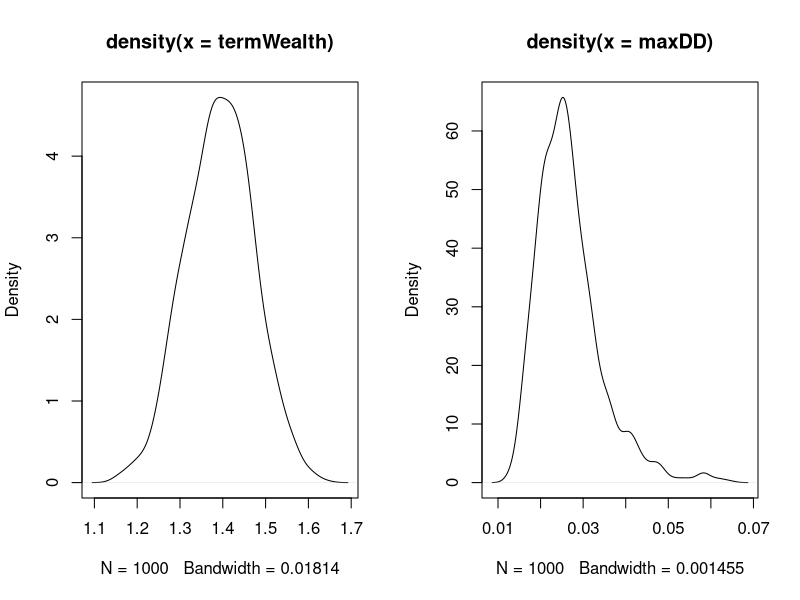

The R script that drew this image:
library(tseries)
N = 1000
trades = 395
ret = 0.003
maxDD = array(0.0, dim=N)
termWealth = array(0.0, dim=N)
for(i in 1:N)
{
  results = rbinom(trades, 1, 0.64)
  wealth = array(1.0, dim=(trades+1))
  for(k in 2:(trades+1))
  {
  if(results[k-1] == 1)
    wealth[k] = wealth[k-1] * (1 + ret)
  else
    wealth[k] = wealth[k-1] * (1 - ret )
  }
  maxDD[i] = (maxdrawdown(wealth))[[1]]
  termWealth[i] = wealth[trades+1]
}
par(mfrow=c(1,2))
plot((density(termWealth)))
plot((density(maxDD)))